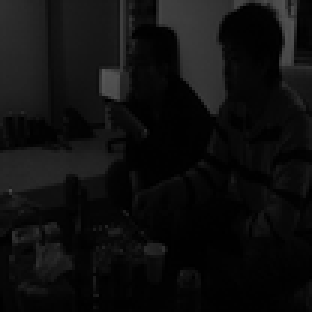
#> input picture chang.png, 104 x 104 px, shrunk from 512 x 512 before the run (shown 3 times larger)
$ jupyter execute 'Histogram Equalisation And Matchingcopy.ipynb'   (shell and % lines are left out)   (Python 2 division)   (older library calls are emulated)
#> lines starting #> are read from the running program, lines starting #| are printed output that depends on the picture
[cell 1]
import cv2
import numpy as np
import math
from matplotlib import pyplot as plt

[cell 2]
img = cv2.imread('chang.png',0)
#> img is the input picture: shape (104, 104); min 0, max 87, mean 14.7
nimg = cv2.imread('chang.png',0)
rimg = cv2.imread('chang.png',0)
print img.shape
#| (104, 104)
#hist,bins = np.histogram(img.ravel(),256,[0,256])
plt.imshow(img,cmap='gray')

[cell 3]
bins = 256
globalstep = 0

[cell 4]
def calculateHistogram(img):
    histogram = np.zeros(256)
    for i in range(0,img.shape[0]):
        for j in range(0,img.shape[1]):
            histogram[img[i,j]] += 1
    return histogram

def binTheHistogram(img, bins):
    histogram = calculateHistogram(img)
#> histogram = 256 values, max 1436 at index 2, min 0 at index 88, mean 42.25
    step = int(math.ceil(histogram.size/float(bins)))
#> step = 1
    globalstep = step
#> globalstep = 1
    new_histogram = np.zeros(bins+1)
    rangesum = 0
    k = 0
    for i in range(0,histogram.size,step):
        for j in range(0,step):
            if i+j > 255 or k > bins:
                break
            rangesum += histogram[i+j]
        #print i,j,i+j, k
        new_histogram[k] = rangesum
        rangesum = 0
        k = k+1
#> after the loop, k = 256; new_histogram = 257 values, max 1436 at index 2, min 0 at index 88, mean 42.09
    return new_histogram

[cell 5]
new_histogram = binTheHistogram(img,256)

y = plt.hist(range(0,new_histogram.shape[0]),weights = new_histogram, bins = 256)
plt.plot()
#> figure, not shown here; tallest bar 1436 high, from x = 2 to 3

[cell 6]
y = plt.hist([data for data in range(0,new_histogram.shape[0])],weights = new_histogram,normed=True)
plt.plot()
#> figure, not shown here; tallest bar 0.0312 high, from x = -1.78e-15 to 25.6

[cell 7]
#calcution of cdf from created histogram
binnedcdf = np.cumsum(new_histogram)
#> binnedcdf = 257 values from 33 to 10816
y = plt.hist(range(0,new_histogram.shape[0]),weights = new_histogram,bins = 256,normed=True)
plt.plot()
#> figure, not shown here; tallest bar 0.133 high, from x = 2 to 3

[cell 8]
#plot cdf
y = plt.hist(range(0,binnedcdf.shape[0]),weights = binnedcdf,bins = binnedcdf.shape[0],normed=True)
plt.plot()

[cell 9]
#calcution of cdf from created histogram
cdf = np.cumsum(new_histogram)
#> cdf = 257 values from 33 to 10816
#cdf = cdf/img.size
y = plt.hist(range(0,cdf.shape[0]),weights = cdf,bins = cdf.shape[0])
plt.plot()

[cell 10]
np.set_printoptions(suppress=True)
def equalization(hist):
    gmin =  min(min(np.nonzero(new_histogram)))
#> gmin = 0
    hmin = hist[gmin]
#> hmin = 33
    iterable = (math.ceil(((val - hmin)/(img.size - hmin))*255) for val in hist)
    ehistogram = np.fromiter(iterable,float)
#> ehistogram = 257 values from 0 to 255
    return ehistogram
ehist = equalization(cdf)
#> ehist = 257 values from 0 to 255
y = plt.hist(range(0,ehist.shape[0]),weights = ehist,bins = 256)
plt.plot()
#> figure, not shown here; tallest bar 510 high, from x = 255 to 256

[cell 11]
plt.imshow(img,cmap='gray')

[cell 12]
for i in range(0,img.shape[0]):
    for j in range(0,img.shape[1]):
        img[i,j] = ehist[img[i,j]]
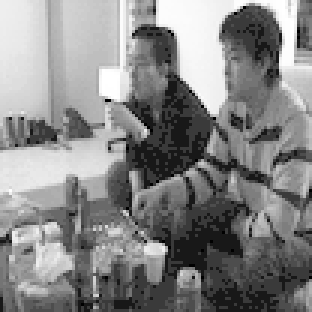
#> img: shape (104, 104) (shown 3 times larger); min 0, max 255, mean 133.8
plt.imshow(img,cmap='gray')

[cell 13]
for i in range(0,img.shape[0]):
    for j in range(0,img.shape[1]):
        new_histogram[img[i,j]] += 1
#> after the loop, new_histogram = 257 values, max 1476 at index 58, min 0 at index 88, mean 84.17

[cell 14]
y = plt.hist(range(0,new_histogram.shape[0]),weights = new_histogram, bins = 256)
plt.plot()
#> figure, not shown here; tallest bar 1476 high, from x = 58 to 59

[cell 15]
new_cdf = np.cumsum(new_histogram)
#> new_cdf = 257 values from 66 to 21632
#new_cdf = new_cdf/img.size
y = plt.hist(range(0,new_cdf.shape[0]),weights = new_cdf,bins=256)
plt.plot()
#> figure, not shown here; tallest bar 43264 high, from x = 255 to 256

[cell 16]
imgref = cv2.imread('rose-blue-flower-rose-blooms-67636.jpeg',0)
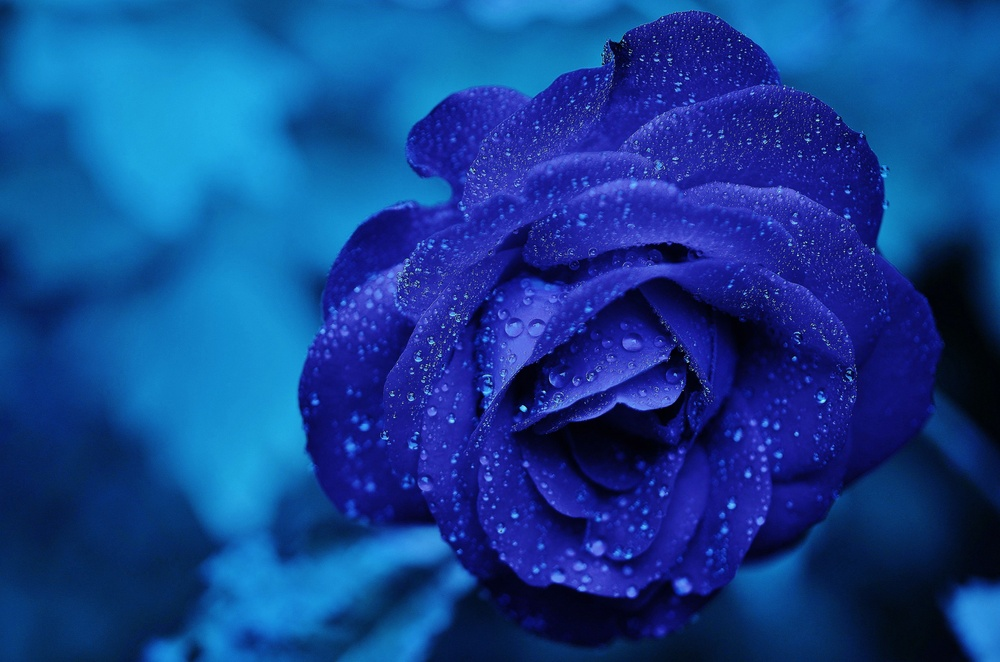
#> input picture rose-blue-flower-rose-blooms-67636.jpeg, 1000 x 662 px, shrunk from 4928 x 3264 before the run
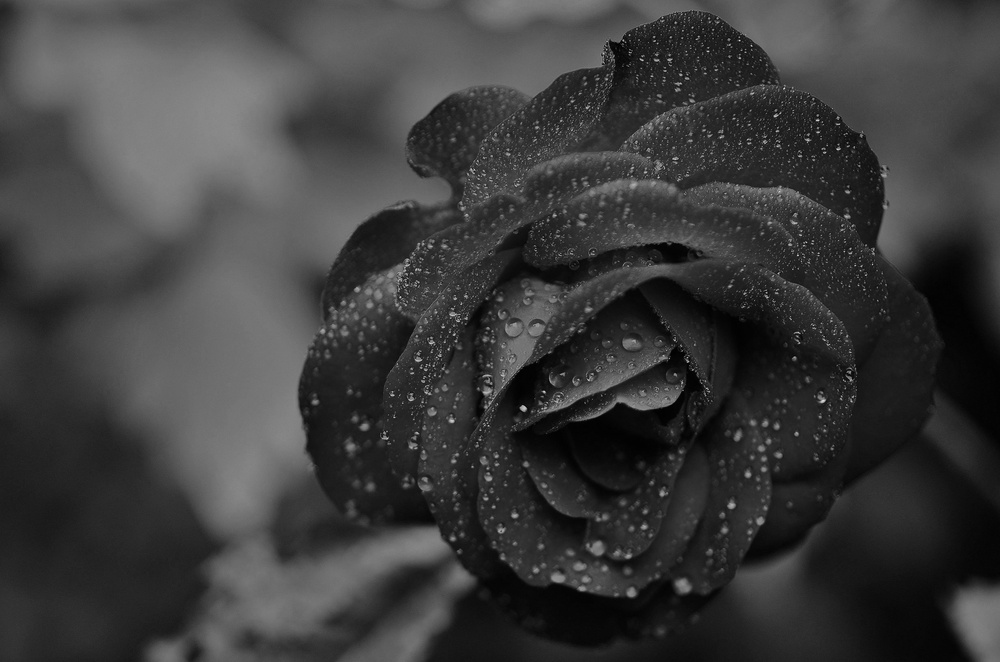
#> imgref: shape (662, 1000); min 0, max 222, mean 60
print imgref.shape
#| (662, 1000)
#hist,bins = np.histogram(img.ravel(),256,[0,256])
plt.imshow(imgref,cmap='gray')

[cell 17]
ref_histogram = binTheHistogram(imgref,256)
#> ref_histogram = 257 values, max 12072 at index 37, min 0 at index 203, mean 2575.9
y = plt.hist(range(0,ref_histogram.shape[0]),weights = ref_histogram, bins = 256)
plt.plot()
#> figure, not shown here; tallest bar 12072 high, from x = 37 to 38

[cell 18]
ref_cdf = np.cumsum(ref_histogram)
#> ref_cdf = 257 values from 39 to 662000
#ref_cdf = ref_cdf/imgref.size
y = plt.hist(range(0,ref_cdf.shape[0]),weights = ref_cdf, bins = 256)
plt.plot()
new_values = np.zeros(ref_cdf.size)
#> new_values = 257 values from 0 to 0
#> figure, not shown here; tallest bar 1324000 high, from x = 255 to 256

[cell 19]
plt.imshow(nimg,cmap='gray')
k = 256

[cell 20]
def matchTheHistograms(hist,ref_hist,img):
    for a in np.arange(256):
        j = k - 1
        while True:
            new_values[a] = j
            j = j - 1
            if j < 0 or hist[a] > ref_hist[j]:
                break
    for i in np.arange(img.shape[0]):
        for j in np.arange(img.shape[1]):
            a = img.item(i,j)
            b = new_values[a]
            img.itemset((i,j),b)
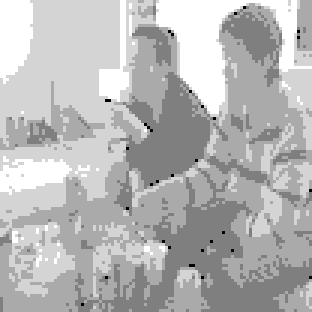
#> img: shape (104, 104) (shown 3 times larger); min 0, max 6, mean 4.3; drawn with min black and max white
    plt.imshow(img,cmap='gray')
    return img

[cell 21]
matchTheHistograms(cdf,ref_cdf,nimg)

[cell 22]
mhistogram = calculateHistogram(nimg)
#> mhistogram = 256 values, max 3859 at index 4, min 0 at index 1, mean 42.25
y = plt.hist(range(0,mhistogram.shape[0]),weights = mhistogram, bins = 10)
plt.plot()
#> figure, not shown here; tallest bar 10816 high, from x = 0 to 25.5

[cell 23]
ehistogram = calculateHistogram(img)
#> ehistogram = 256 values, max 1436 at index 58, min 0 at index 1, mean 42.25
y = plt.hist(range(0,ehistogram.shape[0]),weights = ehistogram, bins = 256)
plt.plot()
#> figure, not shown here; tallest bar 1436 high, from x = 57.77 to 58.77

[cell 24]
bimg = cv2.imread('bright.png',0)
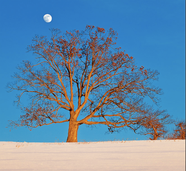
#> input picture bright.png, 186 x 171 px, shrunk from 916 x 842 before the run
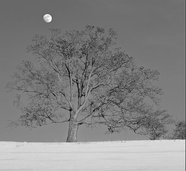
#> bimg: shape (171, 186); min 6, max 254, mean 130.7
print img.shape
#| (104, 104)
#hist,bins = np.histogram(img.ravel(),256,[0,256])
plt.imshow(bimg,cmap='gray')

[cell 25]
bhistogram = calculateHistogram(bimg)
#> bhistogram = 256 values, max 1687 at index 111, min 0 at index 0, mean 124.2
y = plt.hist(range(0,bhistogram.shape[0]),weights = bhistogram, bins = 256)
plt.plot()
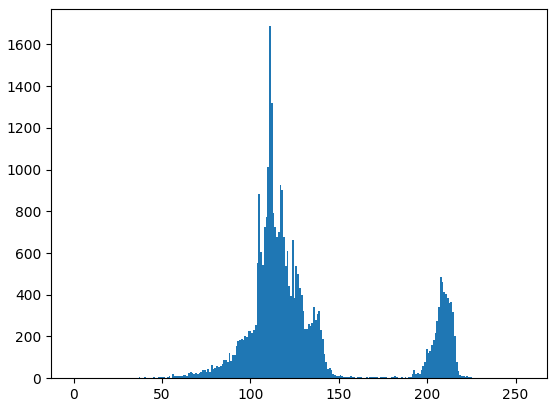
#> figure drawn by matplotlib, 1 panel; tallest bar 1687 high, from x = 110.6 to 111.6

[cell 26]
bcdf = np.cumsum(bhistogram)
#> bcdf = 256 values from 0 to 31806
y = plt.hist(range(0,bcdf.shape[0]),weights = bcdf, bins = 256)
plt.plot()
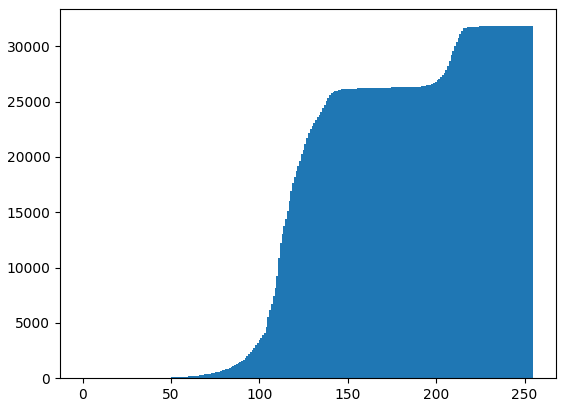
#> figure drawn by matplotlib, 1 panel

[cell 27]
matchTheHistograms(cdf,bcdf,rimg)
#> after the loop in matchTheHistograms (call 2), `for i in np.arange(img.shape[0]):`:
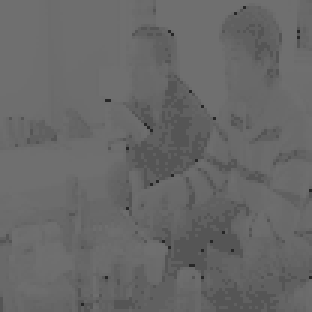
#> img: shape (104, 104) (shown 3 times larger); min 39, max 111, mean 103.2

[cell 28]
fhist = calculateHistogram(rimg)
#> fhist = 256 values, max 1661 at index 111, min 0 at index 0, mean 42.25

[cell 29]
y = plt.hist(range(0,fhist.shape[0]),weights = fhist, bins = 256)
plt.plot()
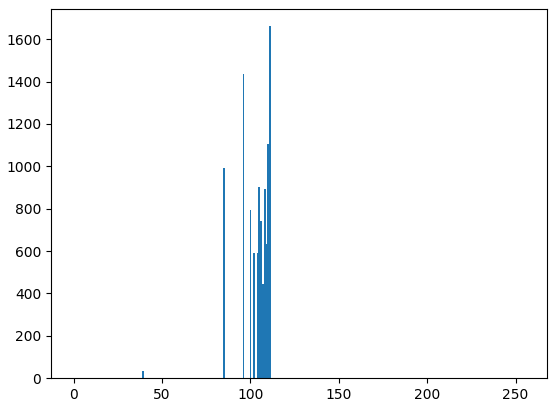
#> figure drawn by matplotlib, 1 panel; tallest bar 1661 high, from x = 110.6 to 111.6
